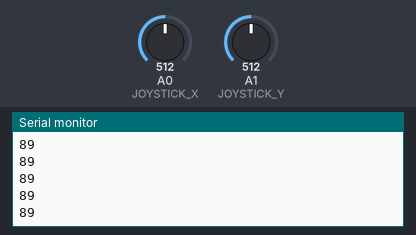
Bench run of a sketch on a simulated Arduino Uno, built with avr-gcc and run on an emulated ATmega328P. On the bench: the last lines printed to the serial monitor. The inputs (shaded band) are chosen by the test bench; at power-on: A0 (JOYSTICK_X) = 512, A1 (JOYSTICK_Y) = 512. No radio packets arrive unless stated.

Above: at 1.2 s.
1.3 s: A0 (JOYSTICK_X) set to 716
At 2.1 s:
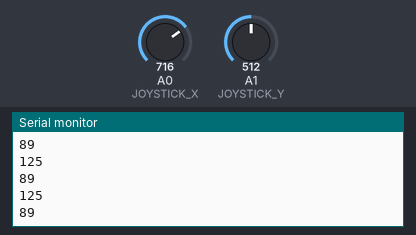
2.8 s: A1 (JOYSTICK_Y) set to 306
At 3.5 s:
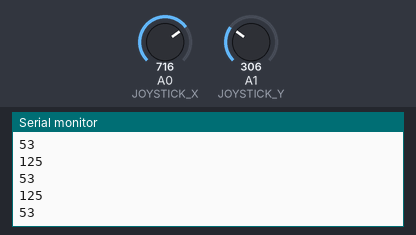
4.3 s: A0 (JOYSTICK_X) set to 900
Timing chart, 0 to 4.5 s (numbered marks = the images above; inputs shaded):
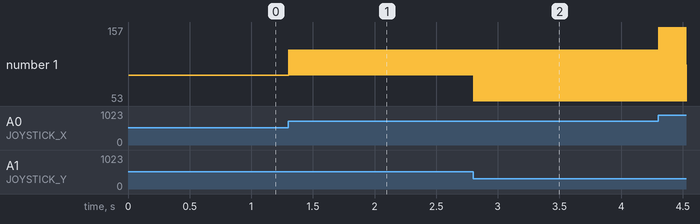

The sketch:

JoystickTransmit.ino
```cpp
#include <SPI.h>
#include "RF24.h"
#include "nRF24L01.h"


byte adresses[][6]={"1Node", "2Node"}; // sck - 13 miso - 12 mosi - 11 csn 7 ce 8
RF24 radio(8,7);
const uint64_t pipe = 0xE8E8F0F0E1LL;
int potpin = 0;
byte val;
int x,y;

#define JOYSTICK_X A0
#define JOYSTICK_Y A1

void setup(void) {
  Serial.begin(115200);
  // put your setup code here, to run once:
  radio.begin();
  radio.setChannel(1);
  radio.setPALevel(RF24_PA_MAX);
  radio.setDataRate(RF24_250KBPS);
  radio.setAutoAck(1);                     // Ensure autoACK is enabled
  radio.setRetries(2,15);                  // Optionally, increase the delay between retries & # of retries

  radio.setCRCLength(RF24_CRC_8);          // Use 8-bit CRC for performance
//  radio.setChannel(108);
//  radio.setDataRate(RF24_250KBPS);
//  radio.setPALevel(RF24_PA_LOW);
  radio.openWritingPipe(adresses[0]);
  //radio.printDetails();
  radio.powerUp();
}

void loop(void) {
  // put your main code here, to run repeatedly:
  x = analogRead(JOYSTICK_X);
  x= map(x,0,1023,0,179);
  y = analogRead(JOYSTICK_Y);
  y=map(y,0,1023,0,179);
  //val = map(reading , 0 ,1023 , 0 , 255);
  //msg[0]=val;
  radio.write(&x,sizeof(x)); // transmitting the value from x axis
  Serial.println(x); //this is optional
  radio.write(&y,sizeof(y)); // transmitting the value from y axis
  Serial.println(y); // this is optional

}
```

Measured:
- after the input at 1.3 s, the serial monitor: prints a new line at once (image 1)
- after the input at 2.8 s, the serial monitor: prints a new line at once (image 2)
- plotted number 1: 125 → 157 after the input at 4.3 s
